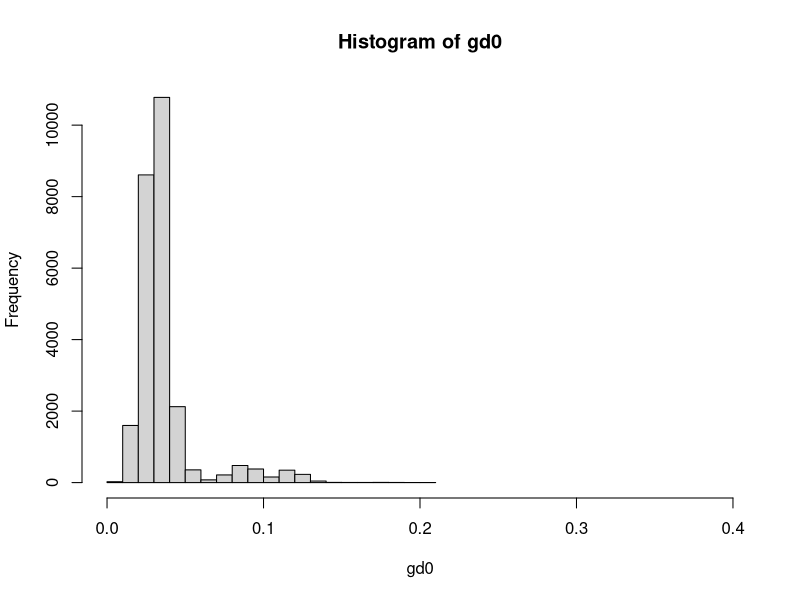

The R script that drew this image: (Note: this script raises an error after producing the figure.)
#'@author Ricardo I Alcala
#'@title Genetic Distance - Network Analysis
#'@description
#'

#- setting working directory
setwd("~/Box/OSU/P_ramorum/data/")

#----functions

#------ loading libraries
library(reshape2)
library(ggplot2)
library(ape)
library(igraph)

#------
gd <- read.csv("eu1_gendists_snpsubset.txt", header = T, sep = " ") |>
                as.matrix()
colnames(gd) <- rownames(gd)
gd[1:4,1:4]

gd0 = gd[gd > 0]

hist(gd0, xlim = c(0,0.4))


eu1_mac_tre <- aboot(as.matrix(gd),
                     sample = 100, showtree = T, tree = "nj")
class(eu1_mac_tre)
eu1_mac_tre$edge.length

gdnet <- as.data.frame(eu1_mac_tre$edge)
gdnet$length <- as.numeric(eu1_mac_tre$edge.length)
# long format
# gd1 <- as.data.frame(gd)#$`7612-A1`)
# rownames(gd1) <- rownames(gd)
# gdnet <- melt(as.matrix(gd1))
colnames(gdnet) <- c("From", "To", "value")
head(gdnet)
# gdnet$To <- rep("7612-A",dim(gdnet)[1],)
#
# gdnet0 <- gdnet[!rowSums(gdnet[-c(1:2)] == 0) >= 1,] #removing 0's
# gdnet <- gdnet0[gdnet0[-c(1:2)] > 0,] # setting up the treshold
hist(gdnet$value, breaks= 100)

#----- Network
x = gdnet
GRPH <- graph_from_data_frame(x, directed = FALSE)
rbPal <- colorRampPalette(c("grey", "black"))
counPal <- colorRampPalette(c("red", "yellow", "blue", "white", "brown"), bias = 1)
V(GRPH)$size=7
# V(GRPH)$xx <- as.numeric(as.factor(V(GRPH))) # make the categories of x into numeric values for color ramp
# V(igraph)$color <- counPal(10)[cut(as.numeric(V(GRPH)$xx),breaks = 10)]
CounColor <- unique(cbind(V(GRPH)$Country, V(GRPH)$color))

E(GRPH)$xx <- x$value # make the categories of x into numeric values for color ramp
# E(igraph)$color <- rbPal(10)[cut(as.numeric(E(igraph)$xx),breaks = 3)]

# Identify isolated nodes
hist(E(GRPH)$xx, breaks= 100)
abline(v=0.0025, col="red")
cond  <- E(GRPH)[E(GRPH)$xx >=  0.0025 ]
# Remove edges nodes
GRPH <- delete.edges(GRPH, cond)
E(GRPH)$color <- rbPal(10)[cut(as.numeric(E(GRPH)$xx),breaks = 10)]

plot(GRPH,  edge.arrow.size=.05, vertex.label.cex=.3, vertex.label.color='black',
     edge.curved = F, edge.width=1, layout=layout_with_kk)
# legend(x= 0.9, y= -0.9, CounColor[,1], pch=21,  col="black", pt.bg=CounColor[,2], pt.cex=2,cex=.8, bty="n", ncol=1)
